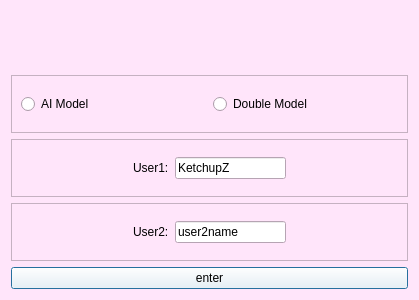
<?xml version="1.0" encoding="UTF-8"?>
<ui version="4.0">
 <class>SelectModelDialogUi</class>
 <widget class="QDialog" name="SelectModelDialogUi">
  <property name="geometry">
   <rect>
    <x>0</x>
    <y>0</y>
    <width>419</width>
    <height>300</height>
   </rect>
  </property>
  <property name="palette">
   <palette>
    <active>
     <colorrole role="WindowText">
      <brush brushstyle="SolidPattern">
       <color alpha="255">
        <red>0</red>
        <green>0</green>
        <blue>0</blue>
       </color>
      </brush>
     </colorrole>
     <colorrole role="Button">
      <brush brushstyle="SolidPattern">
       <color alpha="255">
        <red>255</red>
        <green>229</green>
        <blue>250</blue>
       </color>
      </brush>
     </colorrole>
     <colorrole role="Light">
      <brush brushstyle="SolidPattern">
       <color alpha="255">
        <red>255</red>
        <green>255</green>
        <blue>255</blue>
       </color>
      </brush>
     </colorrole>
     <colorrole role="Midlight">
      <brush brushstyle="SolidPattern">
       <color alpha="255">
        <red>255</red>
        <green>242</green>
        <blue>252</blue>
       </color>
      </brush>
     </colorrole>
     <colorrole role="Dark">
      <brush brushstyle="SolidPattern">
       <color alpha="255">
        <red>127</red>
        <green>114</green>
        <blue>125</blue>
       </color>
      </brush>
     </colorrole>
     <colorrole role="Mid">
      <brush brushstyle="SolidPattern">
       <color alpha="255">
        <red>170</red>
        <green>153</green>
        <blue>167</blue>
       </color>
      </brush>
     </colorrole>
     <colorrole role="Text">
      <brush brushstyle="SolidPattern">
       <color alpha="255">
        <red>0</red>
        <green>0</green>
        <blue>0</blue>
       </color>
      </brush>
     </colorrole>
     <colorrole role="BrightText">
      <brush brushstyle="SolidPattern">
       <color alpha="255">
        <red>255</red>
        <green>255</green>
        <blue>255</blue>
       </color>
      </brush>
     </colorrole>
     <colorrole role="ButtonText">
      <brush brushstyle="SolidPattern">
       <color alpha="255">
        <red>0</red>
        <green>0</green>
        <blue>0</blue>
       </color>
      </brush>
     </colorrole>
     <colorrole role="Base">
      <brush brushstyle="SolidPattern">
       <color alpha="255">
        <red>255</red>
        <green>255</green>
        <blue>255</blue>
       </color>
      </brush>
     </colorrole>
     <colorrole role="Window">
      <brush brushstyle="SolidPattern">
       <color alpha="255">
        <red>255</red>
        <green>229</green>
        <blue>250</blue>
       </color>
      </brush>
     </colorrole>
     <colorrole role="Shadow">
      <brush brushstyle="SolidPattern">
       <color alpha="255">
        <red>0</red>
        <green>0</green>
        <blue>0</blue>
       </color>
      </brush>
     </colorrole>
     <colorrole role="AlternateBase">
      <brush brushstyle="SolidPattern">
       <color alpha="255">
        <red>255</red>
        <green>242</green>
        <blue>252</blue>
       </color>
      </brush>
     </colorrole>
     <colorrole role="ToolTipBase">
      <brush brushstyle="SolidPattern">
       <color alpha="255">
        <red>255</red>
        <green>255</green>
        <blue>220</blue>
       </color>
      </brush>
     </colorrole>
     <colorrole role="ToolTipText">
      <brush brushstyle="SolidPattern">
       <color alpha="255">
        <red>0</red>
        <green>0</green>
        <blue>0</blue>
       </color>
      </brush>
     </colorrole>
     <colorrole role="PlaceholderText">
      <brush brushstyle="SolidPattern">
       <color alpha="128">
        <red>0</red>
        <green>0</green>
        <blue>0</blue>
       </color>
      </brush>
     </colorrole>
    </active>
    <inactive>
     <colorrole role="WindowText">
      <brush brushstyle="SolidPattern">
       <color alpha="255">
        <red>0</red>
        <green>0</green>
        <blue>0</blue>
       </color>
      </brush>
     </colorrole>
     <colorrole role="Button">
      <brush brushstyle="SolidPattern">
       <color alpha="255">
        <red>255</red>
        <green>229</green>
        <blue>250</blue>
       </color>
      </brush>
     </colorrole>
     <colorrole role="Light">
      <brush brushstyle="SolidPattern">
       <color alpha="255">
        <red>255</red>
        <green>255</green>
        <blue>255</blue>
       </color>
      </brush>
     </colorrole>
     <colorrole role="Midlight">
      <brush brushstyle="SolidPattern">
       <color alpha="255">
        <red>255</red>
        <green>242</green>
        <blue>252</blue>
       </color>
      </brush>
     </colorrole>
     <colorrole role="Dark">
      <brush brushstyle="SolidPattern">
       <color alpha="255">
        <red>127</red>
        <green>114</green>
        <blue>125</blue>
       </color>
      </brush>
     </colorrole>
     <colorrole role="Mid">
      <brush brushstyle="SolidPattern">
       <color alpha="255">
        <red>170</red>
        <green>153</green>
        <blue>167</blue>
       </color>
      </brush>
     </colorrole>
     <colorrole role="Text">
      <brush brushstyle="SolidPattern">
       <color alpha="255">
        <red>0</red>
        <green>0</green>
        <blue>0</blue>
       </color>
      </brush>
     </colorrole>
     <colorrole role="BrightText">
      <brush brushstyle="SolidPattern">
       <color alpha="255">
        <red>255</red>
        <green>255</green>
        <blue>255</blue>
       </color>
      </brush>
     </colorrole>
     <colorrole role="ButtonText">
      <brush brushstyle="SolidPattern">
       <color alpha="255">
        <red>0</red>
        <green>0</green>
        <blue>0</blue>
       </color>
      </brush>
     </colorrole>
     <colorrole role="Base">
      <brush brushstyle="SolidPattern">
       <color alpha="255">
        <red>255</red>
        <green>255</green>
        <blue>255</blue>
       </color>
      </brush>
     </colorrole>
     <colorrole role="Window">
      <brush brushstyle="SolidPattern">
       <color alpha="255">
        <red>255</red>
        <green>229</green>
        <blue>250</blue>
       </color>
      </brush>
     </colorrole>
     <colorrole role="Shadow">
      <brush brushstyle="SolidPattern">
       <color alpha="255">
        <red>0</red>
        <green>0</green>
        <blue>0</blue>
       </color>
      </brush>
     </colorrole>
     <colorrole role="AlternateBase">
      <brush brushstyle="SolidPattern">
       <color alpha="255">
        <red>255</red>
        <green>242</green>
        <blue>252</blue>
       </color>
      </brush>
     </colorrole>
     <colorrole role="ToolTipBase">
      <brush brushstyle="SolidPattern">
       <color alpha="255">
        <red>255</red>
        <green>255</green>
        <blue>220</blue>
       </color>
      </brush>
     </colorrole>
     <colorrole role="ToolTipText">
      <brush brushstyle="SolidPattern">
       <color alpha="255">
        <red>0</red>
        <green>0</green>
        <blue>0</blue>
       </color>
      </brush>
     </colorrole>
     <colorrole role="PlaceholderText">
      <brush brushstyle="SolidPattern">
       <color alpha="128">
        <red>0</red>
        <green>0</green>
        <blue>0</blue>
       </color>
      </brush>
     </colorrole>
    </inactive>
    <disabled>
     <colorrole role="WindowText">
      <brush brushstyle="SolidPattern">
       <color alpha="255">
        <red>127</red>
        <green>114</green>
        <blue>125</blue>
       </color>
      </brush>
     </colorrole>
     <colorrole role="Button">
      <brush brushstyle="SolidPattern">
       <color alpha="255">
        <red>255</red>
        <green>229</green>
        <blue>250</blue>
       </color>
      </brush>
     </colorrole>
     <colorrole role="Light">
      <brush brushstyle="SolidPattern">
       <color alpha="255">
        <red>255</red>
        <green>255</green>
        <blue>255</blue>
       </color>
      </brush>
     </colorrole>
     <colorrole role="Midlight">
      <brush brushstyle="SolidPattern">
       <color alpha="255">
        <red>255</red>
        <green>242</green>
        <blue>252</blue>
       </color>
      </brush>
     </colorrole>
     <colorrole role="Dark">
      <brush brushstyle="SolidPattern">
       <color alpha="255">
        <red>127</red>
        <green>114</green>
        <blue>125</blue>
       </color>
      </brush>
     </colorrole>
     <colorrole role="Mid">
      <brush brushstyle="SolidPattern">
       <color alpha="255">
        <red>170</red>
        <green>153</green>
        <blue>167</blue>
       </color>
      </brush>
     </colorrole>
     <colorrole role="Text">
      <brush brushstyle="SolidPattern">
       <color alpha="255">
        <red>127</red>
        <green>114</green>
        <blue>125</blue>
       </color>
      </brush>
     </colorrole>
     <colorrole role="BrightText">
      <brush brushstyle="SolidPattern">
       <color alpha="255">
        <red>255</red>
        <green>255</green>
        <blue>255</blue>
       </color>
      </brush>
     </colorrole>
     <colorrole role="ButtonText">
      <brush brushstyle="SolidPattern">
       <color alpha="255">
        <red>127</red>
        <green>114</green>
        <blue>125</blue>
       </color>
      </brush>
     </colorrole>
     <colorrole role="Base">
      <brush brushstyle="SolidPattern">
       <color alpha="255">
        <red>255</red>
        <green>229</green>
        <blue>250</blue>
       </color>
      </brush>
     </colorrole>
     <colorrole role="Window">
      <brush brushstyle="SolidPattern">
       <color alpha="255">
        <red>255</red>
        <green>229</green>
        <blue>250</blue>
       </color>
      </brush>
     </colorrole>
     <colorrole role="Shadow">
      <brush brushstyle="SolidPattern">
       <color alpha="255">
        <red>0</red>
        <green>0</green>
        <blue>0</blue>
       </color>
      </brush>
     </colorrole>
     <colorrole role="AlternateBase">
      <brush brushstyle="SolidPattern">
       <color alpha="255">
        <red>255</red>
        <green>229</green>
        <blue>250</blue>
       </color>
      </brush>
     </colorrole>
     <colorrole role="ToolTipBase">
      <brush brushstyle="SolidPattern">
       <color alpha="255">
        <red>255</red>
        <green>255</green>
        <blue>220</blue>
       </color>
      </brush>
     </colorrole>
     <colorrole role="ToolTipText">
      <brush brushstyle="SolidPattern">
       <color alpha="255">
        <red>0</red>
        <green>0</green>
        <blue>0</blue>
       </color>
      </brush>
     </colorrole>
     <colorrole role="PlaceholderText">
      <brush brushstyle="SolidPattern">
       <color alpha="128">
        <red>0</red>
        <green>0</green>
        <blue>0</blue>
       </color>
      </brush>
     </colorrole>
    </disabled>
   </palette>
  </property>
  <property name="windowTitle">
   <string>Dialog</string>
  </property>
  <property name="autoFillBackground">
   <bool>true</bool>
  </property>
  <layout class="QVBoxLayout" name="verticalLayout">
   <item>
    <widget class="QLabel" name="label_3">
     <property name="autoFillBackground">
      <bool>true</bool>
     </property>
     <property name="text">
      <string/>
     </property>
     <property name="pixmap">
      <pixmap resource="../image.qrc">:/png/image/Title.png</pixmap>
     </property>
     <property name="scaledContents">
      <bool>true</bool>
     </property>
     <property name="indent">
      <number>6</number>
     </property>
    </widget>
   </item>
   <item>
    <widget class="QFrame" name="frame_3">
     <property name="frameShape">
      <enum>QFrame::StyledPanel</enum>
     </property>
     <property name="frameShadow">
      <enum>QFrame::Raised</enum>
     </property>
     <layout class="QVBoxLayout" name="verticalLayout_2">
      <item>
       <layout class="QHBoxLayout" name="horizontalLayout_3">
        <item>
         <widget class="QRadioButton" name="ai_radio">
          <property name="text">
           <string>AI Model</string>
          </property>
         </widget>
        </item>
        <item>
         <widget class="QRadioButton" name="double_radio">
          <property name="text">
           <string>Double Model</string>
          </property>
         </widget>
        </item>
       </layout>
      </item>
     </layout>
    </widget>
   </item>
   <item>
    <widget class="QFrame" name="frame">
     <property name="frameShape">
      <enum>QFrame::StyledPanel</enum>
     </property>
     <property name="frameShadow">
      <enum>QFrame::Raised</enum>
     </property>
     <layout class="QHBoxLayout" name="horizontalLayout">
      <item>
       <spacer name="horizontalSpacer_3">
        <property name="orientation">
         <enum>Qt::Horizontal</enum>
        </property>
        <property name="sizeHint" stdset="0">
         <size>
          <width>40</width>
          <height>20</height>
         </size>
        </property>
       </spacer>
      </item>
      <item>
       <widget class="QLabel" name="label">
        <property name="text">
         <string>User1:</string>
        </property>
       </widget>
      </item>
      <item>
       <widget class="QLineEdit" name="user1_line">
        <property name="text">
         <string>KetchupZ</string>
        </property>
        <property name="maxLength">
         <number>15</number>
        </property>
       </widget>
      </item>
      <item>
       <spacer name="horizontalSpacer_4">
        <property name="orientation">
         <enum>Qt::Horizontal</enum>
        </property>
        <property name="sizeHint" stdset="0">
         <size>
          <width>40</width>
          <height>20</height>
         </size>
        </property>
       </spacer>
      </item>
     </layout>
    </widget>
   </item>
   <item>
    <widget class="QFrame" name="frame_2">
     <property name="frameShape">
      <enum>QFrame::StyledPanel</enum>
     </property>
     <property name="frameShadow">
      <enum>QFrame::Raised</enum>
     </property>
     <layout class="QHBoxLayout" name="horizontalLayout_2">
      <item>
       <spacer name="horizontalSpacer">
        <property name="orientation">
         <enum>Qt::Horizontal</enum>
        </property>
        <property name="sizeHint" stdset="0">
         <size>
          <width>40</width>
          <height>20</height>
         </size>
        </property>
       </spacer>
      </item>
      <item>
       <widget class="QLabel" name="label_2">
        <property name="text">
         <string>User2:</string>
        </property>
       </widget>
      </item>
      <item>
       <widget class="QLineEdit" name="user2_line">
        <property name="text">
         <string>user2name</string>
        </property>
        <property name="maxLength">
         <number>15</number>
        </property>
       </widget>
      </item>
      <item>
       <spacer name="horizontalSpacer_2">
        <property name="orientation">
         <enum>Qt::Horizontal</enum>
        </property>
        <property name="sizeHint" stdset="0">
         <size>
          <width>40</width>
          <height>20</height>
         </size>
        </property>
       </spacer>
      </item>
     </layout>
    </widget>
   </item>
   <item>
    <widget class="QPushButton" name="enter_button">
     <property name="palette">
      <palette>
       <active>
        <colorrole role="WindowText">
         <brush brushstyle="SolidPattern">
          <color alpha="255">
           <red>0</red>
           <green>0</green>
           <blue>0</blue>
          </color>
         </brush>
        </colorrole>
        <colorrole role="Button">
         <brush brushstyle="SolidPattern">
          <color alpha="100">
           <red>255</red>
           <green>255</green>
           <blue>255</blue>
          </color>
         </brush>
        </colorrole>
        <colorrole role="Light">
         <brush brushstyle="SolidPattern">
          <color alpha="100">
           <red>255</red>
           <green>255</green>
           <blue>255</blue>
          </color>
         </brush>
        </colorrole>
        <colorrole role="Midlight">
         <brush brushstyle="SolidPattern">
          <color alpha="100">
           <red>255</red>
           <green>255</green>
           <blue>255</blue>
          </color>
         </brush>
        </colorrole>
        <colorrole role="Dark">
         <brush brushstyle="SolidPattern">
          <color alpha="100">
           <red>127</red>
           <green>127</green>
           <blue>127</blue>
          </color>
         </brush>
        </colorrole>
        <colorrole role="Mid">
         <brush brushstyle="SolidPattern">
          <color alpha="100">
           <red>170</red>
           <green>170</green>
           <blue>170</blue>
          </color>
         </brush>
        </colorrole>
        <colorrole role="Text">
         <brush brushstyle="SolidPattern">
          <color alpha="255">
           <red>0</red>
           <green>0</green>
           <blue>0</blue>
          </color>
         </brush>
        </colorrole>
        <colorrole role="BrightText">
         <brush brushstyle="SolidPattern">
          <color alpha="255">
           <red>255</red>
           <green>255</green>
           <blue>255</blue>
          </color>
         </brush>
        </colorrole>
        <colorrole role="ButtonText">
         <brush brushstyle="SolidPattern">
          <color alpha="255">
           <red>0</red>
           <green>0</green>
           <blue>0</blue>
          </color>
         </brush>
        </colorrole>
        <colorrole role="Base">
         <brush brushstyle="SolidPattern">
          <color alpha="255">
           <red>255</red>
           <green>255</green>
           <blue>255</blue>
          </color>
         </brush>
        </colorrole>
        <colorrole role="Window">
         <brush brushstyle="SolidPattern">
          <color alpha="100">
           <red>255</red>
           <green>255</green>
           <blue>255</blue>
          </color>
         </brush>
        </colorrole>
        <colorrole role="Shadow">
         <brush brushstyle="SolidPattern">
          <color alpha="255">
           <red>0</red>
           <green>0</green>
           <blue>0</blue>
          </color>
         </brush>
        </colorrole>
        <colorrole role="AlternateBase">
         <brush brushstyle="SolidPattern">
          <color alpha="177">
           <red>255</red>
           <green>255</green>
           <blue>255</blue>
          </color>
         </brush>
        </colorrole>
        <colorrole role="ToolTipBase">
         <brush brushstyle="SolidPattern">
          <color alpha="255">
           <red>255</red>
           <green>255</green>
           <blue>220</blue>
          </color>
         </brush>
        </colorrole>
        <colorrole role="ToolTipText">
         <brush brushstyle="SolidPattern">
          <color alpha="255">
           <red>0</red>
           <green>0</green>
           <blue>0</blue>
          </color>
         </brush>
        </colorrole>
        <colorrole role="PlaceholderText">
         <brush brushstyle="SolidPattern">
          <color alpha="128">
           <red>0</red>
           <green>0</green>
           <blue>0</blue>
          </color>
         </brush>
        </colorrole>
       </active>
       <inactive>
        <colorrole role="WindowText">
         <brush brushstyle="SolidPattern">
          <color alpha="255">
           <red>0</red>
           <green>0</green>
           <blue>0</blue>
          </color>
         </brush>
        </colorrole>
        <colorrole role="Button">
         <brush brushstyle="SolidPattern">
          <color alpha="100">
           <red>255</red>
           <green>255</green>
           <blue>255</blue>
          </color>
         </brush>
        </colorrole>
        <colorrole role="Light">
         <brush brushstyle="SolidPattern">
          <color alpha="100">
           <red>255</red>
           <green>255</green>
           <blue>255</blue>
          </color>
         </brush>
        </colorrole>
        <colorrole role="Midlight">
         <brush brushstyle="SolidPattern">
          <color alpha="100">
           <red>255</red>
           <green>255</green>
           <blue>255</blue>
          </color>
         </brush>
        </colorrole>
        <colorrole role="Dark">
         <brush brushstyle="SolidPattern">
          <color alpha="100">
           <red>127</red>
           <green>127</green>
           <blue>127</blue>
          </color>
         </brush>
        </colorrole>
        <colorrole role="Mid">
         <brush brushstyle="SolidPattern">
          <color alpha="100">
           <red>170</red>
           <green>170</green>
           <blue>170</blue>
          </color>
         </brush>
        </colorrole>
        <colorrole role="Text">
         <brush brushstyle="SolidPattern">
          <color alpha="255">
           <red>0</red>
           <green>0</green>
           <blue>0</blue>
          </color>
         </brush>
        </colorrole>
        <colorrole role="BrightText">
         <brush brushstyle="SolidPattern">
          <color alpha="255">
           <red>255</red>
           <green>255</green>
           <blue>255</blue>
          </color>
         </brush>
        </colorrole>
        <colorrole role="ButtonText">
         <brush brushstyle="SolidPattern">
          <color alpha="255">
           <red>0</red>
           <green>0</green>
           <blue>0</blue>
          </color>
         </brush>
        </colorrole>
        <colorrole role="Base">
         <brush brushstyle="SolidPattern">
          <color alpha="255">
           <red>255</red>
           <green>255</green>
           <blue>255</blue>
          </color>
         </brush>
        </colorrole>
        <colorrole role="Window">
         <brush brushstyle="SolidPattern">
          <color alpha="100">
           <red>255</red>
           <green>255</green>
           <blue>255</blue>
          </color>
         </brush>
        </colorrole>
        <colorrole role="Shadow">
         <brush brushstyle="SolidPattern">
          <color alpha="255">
           <red>0</red>
           <green>0</green>
           <blue>0</blue>
          </color>
         </brush>
        </colorrole>
        <colorrole role="AlternateBase">
         <brush brushstyle="SolidPattern">
          <color alpha="177">
           <red>255</red>
           <green>255</green>
           <blue>255</blue>
          </color>
         </brush>
        </colorrole>
        <colorrole role="ToolTipBase">
         <brush brushstyle="SolidPattern">
          <color alpha="255">
           <red>255</red>
           <green>255</green>
           <blue>220</blue>
          </color>
         </brush>
        </colorrole>
        <colorrole role="ToolTipText">
         <brush brushstyle="SolidPattern">
          <color alpha="255">
           <red>0</red>
           <green>0</green>
           <blue>0</blue>
          </color>
         </brush>
        </colorrole>
        <colorrole role="PlaceholderText">
         <brush brushstyle="SolidPattern">
          <color alpha="128">
           <red>0</red>
           <green>0</green>
           <blue>0</blue>
          </color>
         </brush>
        </colorrole>
       </inactive>
       <disabled>
        <colorrole role="WindowText">
         <brush brushstyle="SolidPattern">
          <color alpha="100">
           <red>127</red>
           <green>127</green>
           <blue>127</blue>
          </color>
         </brush>
        </colorrole>
        <colorrole role="Button">
         <brush brushstyle="SolidPattern">
          <color alpha="100">
           <red>255</red>
           <green>255</green>
           <blue>255</blue>
          </color>
         </brush>
        </colorrole>
        <colorrole role="Light">
         <brush brushstyle="SolidPattern">
          <color alpha="100">
           <red>255</red>
           <green>255</green>
           <blue>255</blue>
          </color>
         </brush>
        </colorrole>
        <colorrole role="Midlight">
         <brush brushstyle="SolidPattern">
          <color alpha="100">
           <red>255</red>
           <green>255</green>
           <blue>255</blue>
          </color>
         </brush>
        </colorrole>
        <colorrole role="Dark">
         <brush brushstyle="SolidPattern">
          <color alpha="100">
           <red>127</red>
           <green>127</green>
           <blue>127</blue>
          </color>
         </brush>
        </colorrole>
        <colorrole role="Mid">
         <brush brushstyle="SolidPattern">
          <color alpha="100">
           <red>170</red>
           <green>170</green>
           <blue>170</blue>
          </color>
         </brush>
        </colorrole>
        <colorrole role="Text">
         <brush brushstyle="SolidPattern">
          <color alpha="100">
           <red>127</red>
           <green>127</green>
           <blue>127</blue>
          </color>
         </brush>
        </colorrole>
        <colorrole role="BrightText">
         <brush brushstyle="SolidPattern">
          <color alpha="255">
           <red>255</red>
           <green>255</green>
           <blue>255</blue>
          </color>
         </brush>
        </colorrole>
        <colorrole role="ButtonText">
         <brush brushstyle="SolidPattern">
          <color alpha="100">
           <red>127</red>
           <green>127</green>
           <blue>127</blue>
          </color>
         </brush>
        </colorrole>
        <colorrole role="Base">
         <brush brushstyle="SolidPattern">
          <color alpha="100">
           <red>255</red>
           <green>255</green>
           <blue>255</blue>
          </color>
         </brush>
        </colorrole>
        <colorrole role="Window">
         <brush brushstyle="SolidPattern">
          <color alpha="100">
           <red>255</red>
           <green>255</green>
           <blue>255</blue>
          </color>
         </brush>
        </colorrole>
        <colorrole role="Shadow">
         <brush brushstyle="SolidPattern">
          <color alpha="255">
           <red>0</red>
           <green>0</green>
           <blue>0</blue>
          </color>
         </brush>
        </colorrole>
        <colorrole role="AlternateBase">
         <brush brushstyle="SolidPattern">
          <color alpha="100">
           <red>255</red>
           <green>255</green>
           <blue>255</blue>
          </color>
         </brush>
        </colorrole>
        <colorrole role="ToolTipBase">
         <brush brushstyle="SolidPattern">
          <color alpha="255">
           <red>255</red>
           <green>255</green>
           <blue>220</blue>
          </color>
         </brush>
        </colorrole>
        <colorrole role="ToolTipText">
         <brush brushstyle="SolidPattern">
          <color alpha="255">
           <red>0</red>
           <green>0</green>
           <blue>0</blue>
          </color>
         </brush>
        </colorrole>
        <colorrole role="PlaceholderText">
         <brush brushstyle="SolidPattern">
          <color alpha="128">
           <red>0</red>
           <green>0</green>
           <blue>0</blue>
          </color>
         </brush>
        </colorrole>
       </disabled>
      </palette>
     </property>
     <property name="autoFillBackground">
      <bool>true</bool>
     </property>
     <property name="text">
      <string>enter</string>
     </property>
    </widget>
   </item>
  </layout>
 </widget>
 <resources>
  <include location="../image.qrc"/>
 </resources>
 <connections/>
</ui>
